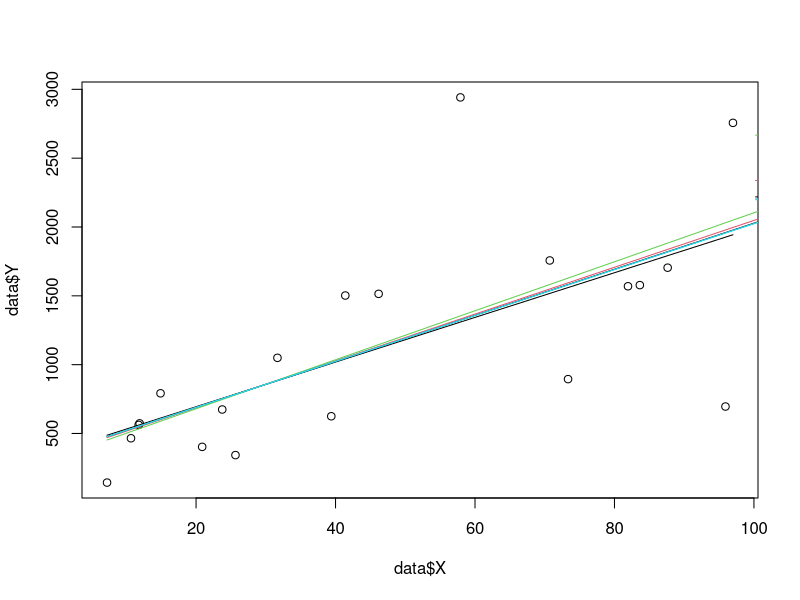

This chart was generated by the following R code:

#read data set
data <- read.csv("data_week0.csv")

#plot X and Y coordinates
plot(x= data$X, y= data$Y)

#perform linear regression model
linear1 <- lm(Y~X,data)

#plot linear model

fitted_model <-fitted(linear1)

lines(data$X,fitted_model)

# add point and refit linear model for 5 iteration

new.point <- NULL  # define new point array in "new" object
for (i in 1:5){  # iterate for 5 time
  new.point[i] <- runif(1,1,3000) #randomly pick number (between 1-3,000) and add to new.point array

  points(101,new.point[i],col=i,pch=3) #add point to existing plot where x = 101, y = previously picked number and assign different color to point

  new.data <- rbind(data,c(101,new.point[i])) # joining the new point(x=101, y=previously picked number ) to original data

  new.linear <- lm(Y~X,new.data) #create linear model from jointed data

  lines(new.data$X,new.linear$fitted.values,col=i) # plot new line from new linear model and assign different color to line

}


